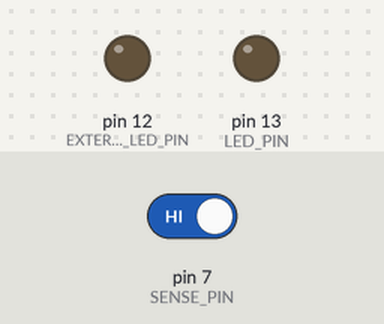
A sketch run on a simulated Arduino Nano, built with avr-gcc and run on an emulated ATmega328P. Shown: output pins drawn as LEDs (lit = HIGH). Inputs (shaded band) come from the test bench; at power-on: pin 7 (SENSE_PIN) HIGH.

Above: at 7.2 s.
7.3 s: pin 7 (SENSE_PIN) driven LOW
At 8.2 s:
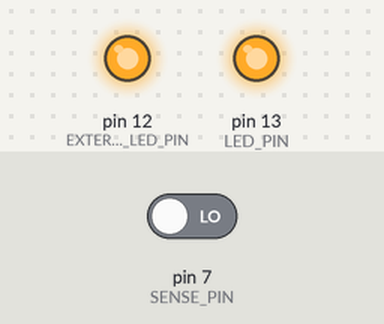
8.8 s: pin 7 (SENSE_PIN) driven HIGH
At 9.7 s:
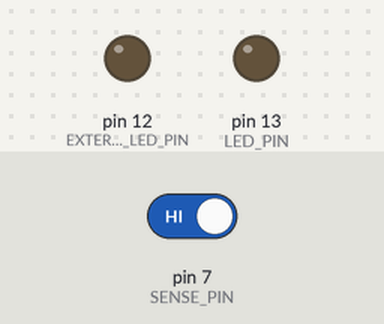
Timing chart, 0 to 11.8 s (numbered marks = the images above; inputs shaded):
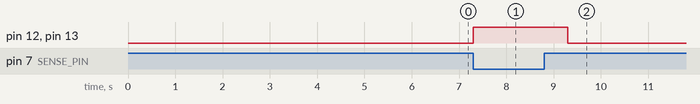

Measured:
- after the input at 7.3 s, pin 12 (EXTERNAL_LED_PIN), pin 13 (LED_PIN): LOW → HIGH at once
- after the input at 8.8 s, pin 12 (EXTERNAL_LED_PIN), pin 13 (LED_PIN): HIGH → LOW after 0.50 s

The sketch:

MotionIlluminato-Nano.ino
```cpp
/** Motion Illuminator LED ****************************************************/

#define DEBUG_MODE
#undef DEBUG_MODE

#ifdef DEBUG_MODE
#include <SPI.h>
#endif

#define SENSE_PIN 7 // Input pin for HC-SR501
#define LED_PIN 13 // Output LED pin
#define EXTERNAL_LED_PIN 12 // Output LED pin

#define DELAY_BOOT 6000 // Allow time for PIR sensor to settle down
#define DELAY_WAIT 1000 // Time to wait between detections

/******************************************************************************/

int SenseValue;

/******************************************************************************/

void setup() {

  #ifdef DEBUG_MODE
  Serial.begin( 9600 );
  while ( !Serial );
  Serial.println( "" );
  Serial.println( "Initializing..." );
  #endif

  pinMode( SENSE_PIN, INPUT );
  pinMode( LED_PIN, OUTPUT );
  pinMode( EXTERNAL_LED_PIN, OUTPUT );

  digitalWrite( LED_PIN, LOW );
  digitalWrite( EXTERNAL_LED_PIN, LOW );

  SenseValue = HIGH;

  delay( DELAY_BOOT );

  #ifdef DEBUG_MODE
  Serial.println( "Ready." );
  #endif

}

/******************************************************************************/

void loop() {

  SenseValue = digitalRead( SENSE_PIN );

  if ( SenseValue == LOW ) {

    #ifdef DEBUG_MODE
    debug_message( "SenseValue", SenseValue );
    #endif

    digitalWrite( LED_PIN, HIGH );
    digitalWrite( EXTERNAL_LED_PIN, HIGH );

    delay( DELAY_WAIT );

  } else {

    #ifdef DEBUG_MODE
    debug_message( "SenseValue", SenseValue );
    #endif

    digitalWrite( LED_PIN, LOW );
    digitalWrite( EXTERNAL_LED_PIN, LOW );

  }

  SenseValue = HIGH;

}

/******************************************************************************/

#ifdef DEBUG_MODE
void debug_message( char Label[], int Value ) {
  Serial.print( Label );
  Serial.print( ": " );
  Serial.println( Value );
}
#endif

/******************************************************************************/
```
